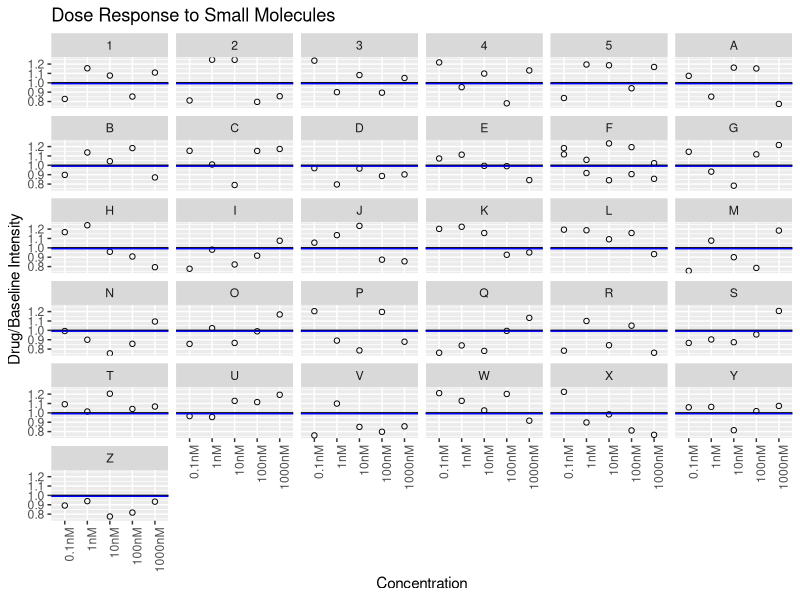

Source code (R):
## ---- chunk 1
library(readxl)
library(tidyr)
library(dplyr)
library(ggplot2)
library(gtools)
## ---- chunk 2
d1 <- read_excel("Mock Dose Response Data.xlsx", sheet=1, col_names = FALSE)
d2 <- read_excel("Mock Dose Response Data.xlsx", sheet=2, col_names = FALSE)
d3 <- read_excel("Mock Dose Response Data.xlsx", sheet=3, col_names = FALSE)
d4 <- read_excel("Mock Dose Response Data.xlsx", sheet=4, col_names = FALSE)
d5 <- read_excel("Mock Dose Response Data.xlsx", sheet=5, col_names = FALSE)
d6 <- read_excel("Mock Dose Response Data.xlsx", sheet=5, col_names = FALSE)

d1 <- gather(d1, Sample, Drug, 1:12)
d2 <- gather(d2, Sample, Drug, 1:12)

d3 <- d3 %>% gather(Sample, Fluorescence, 1:12) %>% select(-Sample)
d4 <- d4 %>% gather(Sample, Fluorescence, 1:12) %>% select(-Sample)

d5 <- d5 %>% gather(Sample, Concentration, 1:12) %>% select(-Sample)
d6 <- d6 %>% gather(Sample, Concentration, 1:12) %>% select(-Sample)

d13 <- bind_cols(d1, d3, d5)
d24 <- bind_cols(d2, d4, d6)
## ---- chunk 3
d24[is.na(d24)] <- 0
dfAll <- bind_rows(d13, d24) 
dfAll <- dfAll %>% select(-Sample) %>% arrange(Drug)
## ---- chunk 4
dfD1 <- filter(dfAll, Drug == "D1")
## ---- chunk 5
dfveh <- filter(dfAll, Drug == "veh")
## ---- chunk 6
newdf <- dfAll
newdf <- newdf %>% filter(!grepl("D1",Drug)) %>% filter(!grepl("veh",Drug))
## ---- chunk 7
D1val <- as.numeric(unlist(dfD1[,2]))
meanD1 <- mean(D1val)
stdevD1 <- sd(D1val)
firstquant <- quantile(D1val)
firstquant <- firstquant[2]
thirdquant <- quantile(D1val)
thirdquant <- thirdquant[4]
iqrD1 <- IQR(D1val)
outlierTop <- thirdquant + (1.5 * iqrD1)
outlierBottom <- firstquant - (1.5 * iqrD1)

vehval <- as.numeric(unlist(dfveh[,2]))
meanveh <- mean(vehval)
stdevveh <- sd(vehval)
firstquantveh <- quantile(vehval)
firstquantveh <- firstquantveh[2]
thirdquantveh <- quantile(vehval)
thirdquantveh <- thirdquantveh[4]
iqrveh <- IQR(vehval)
outliervehTop <- thirdquantveh + (1.5 * iqrveh)
outliervehBottom <- firstquant - (1.5 * iqrveh)
## ---- chunk 8
D1val <- as.numeric(unlist(dfD1[2:16,2]))
meanD1 <- mean(D1val)
stdevD1 <- sd(D1val)
## ---- chunk 9
newdf1 <- mutate(newdf, Baseline = meanD1)
newdf2 <- mutate(newdf1, "DrugDivBase" = Fluorescence/Baseline)
## ---- chunk 10
ggplot(newdf2, aes(x=Concentration, y=DrugDivBase)) +
  geom_point(shape=1) +
  facet_wrap(~ Drug) +
  scale_x_discrete(limits=c("0.1nM", "1nM", "10nM", "100nM", "1000nM")) +
  geom_hline(yintercept = 1, color = "black") + 
  geom_hline(yintercept = meanveh/meanD1, color = "blue") + 
  theme(axis.text.x = element_text(angle = 90, hjust = 1)) + 
  labs(title = "Dose Response to Small Molecules", x = "Concentration",
       y = "Drug/Baseline Intensity")
